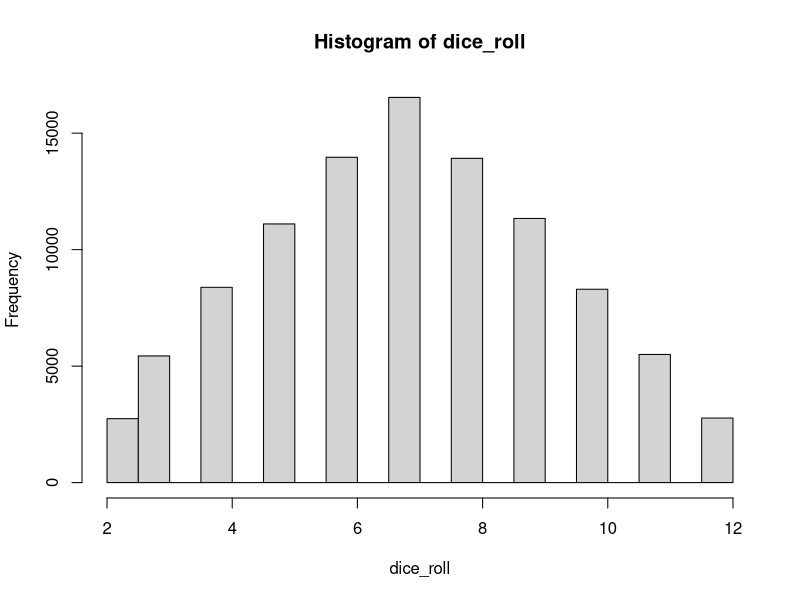
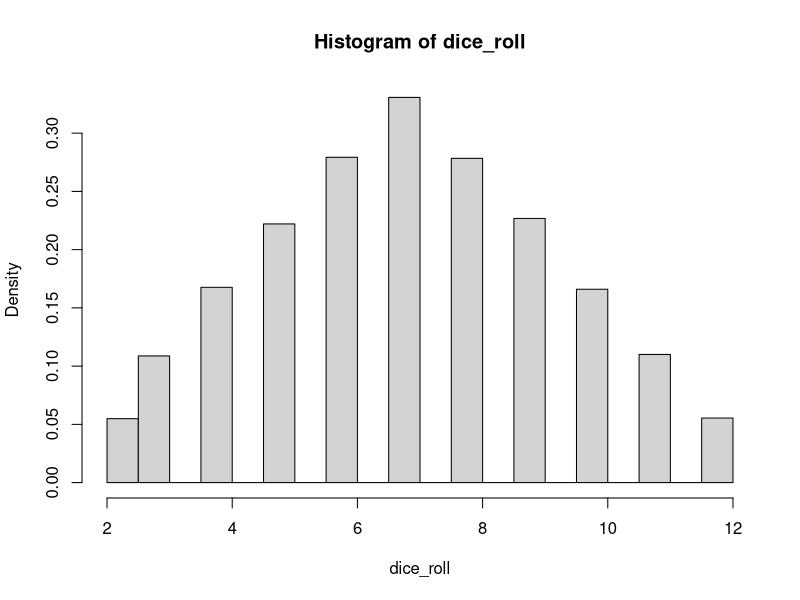
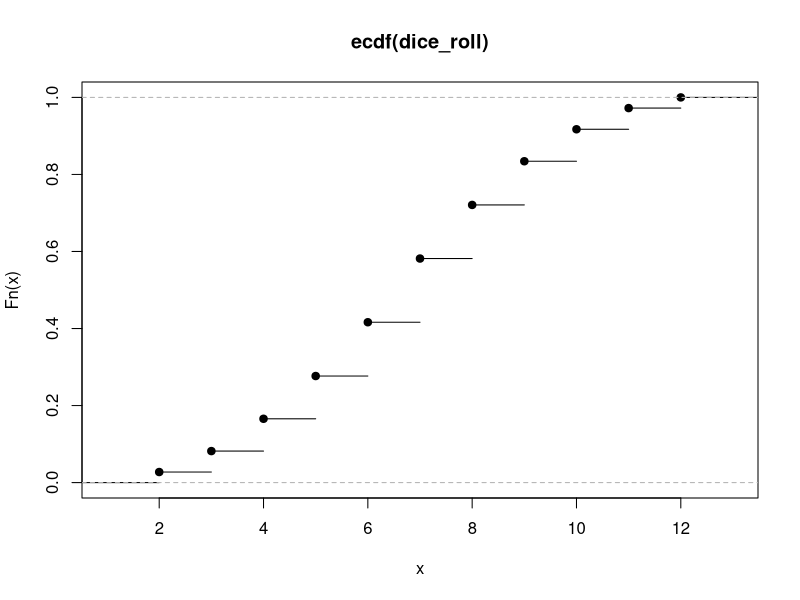
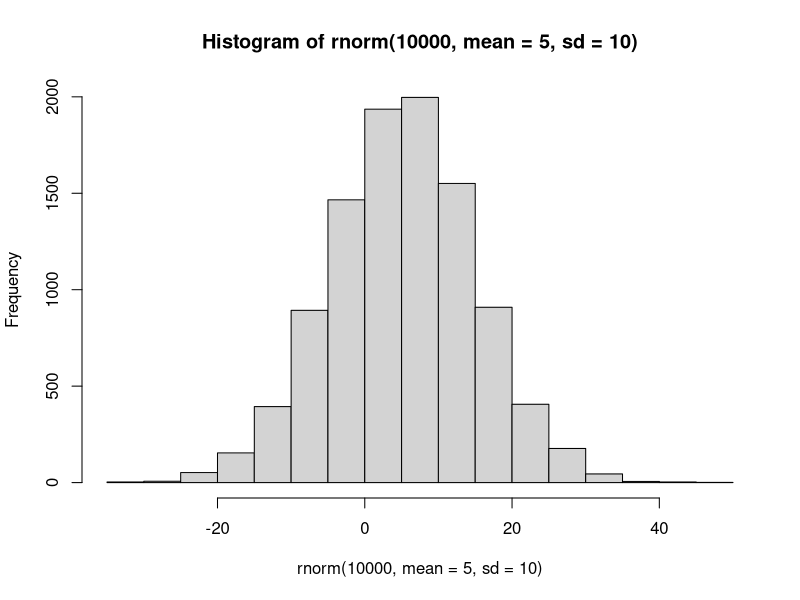
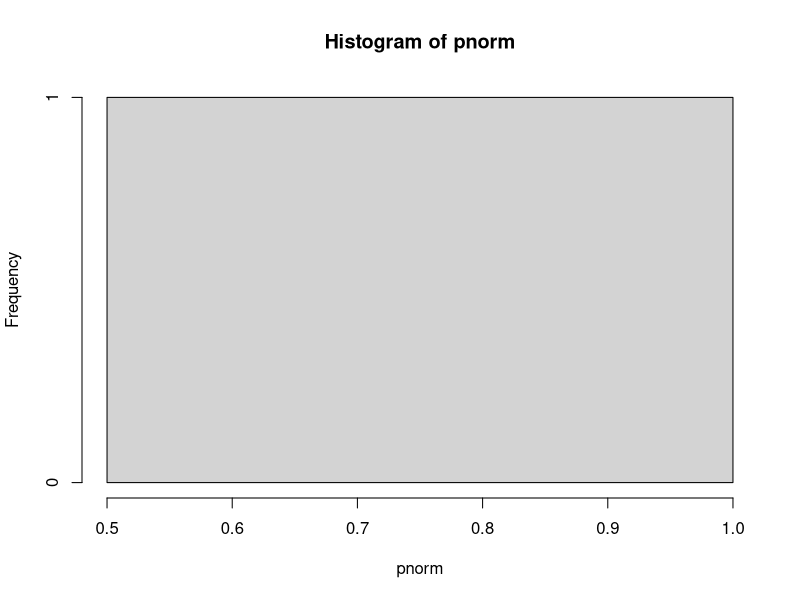

Reproduce these figures in R, in order.
d = 100000

dice1 <- sample(6,d,replace = TRUE)
dice2 <- sample(6,d,replace = TRUE)

dice_roll <- dice1 + dice2

hist(dice_roll)

hist(dice_roll, freq=FALSE) # get density instead of frequency

plot(ecdf(dice_roll)) # cumulative distribution function


# normal distribution
n <- rnorm(10000)
hist(rnorm(10000, mean=5, sd=10))

a=(71-70)/sqrt(5)
a
pnorm=pnorm(q=71,mean=70,sd=sqrt(5))
pnorm

hist(pnorm)

